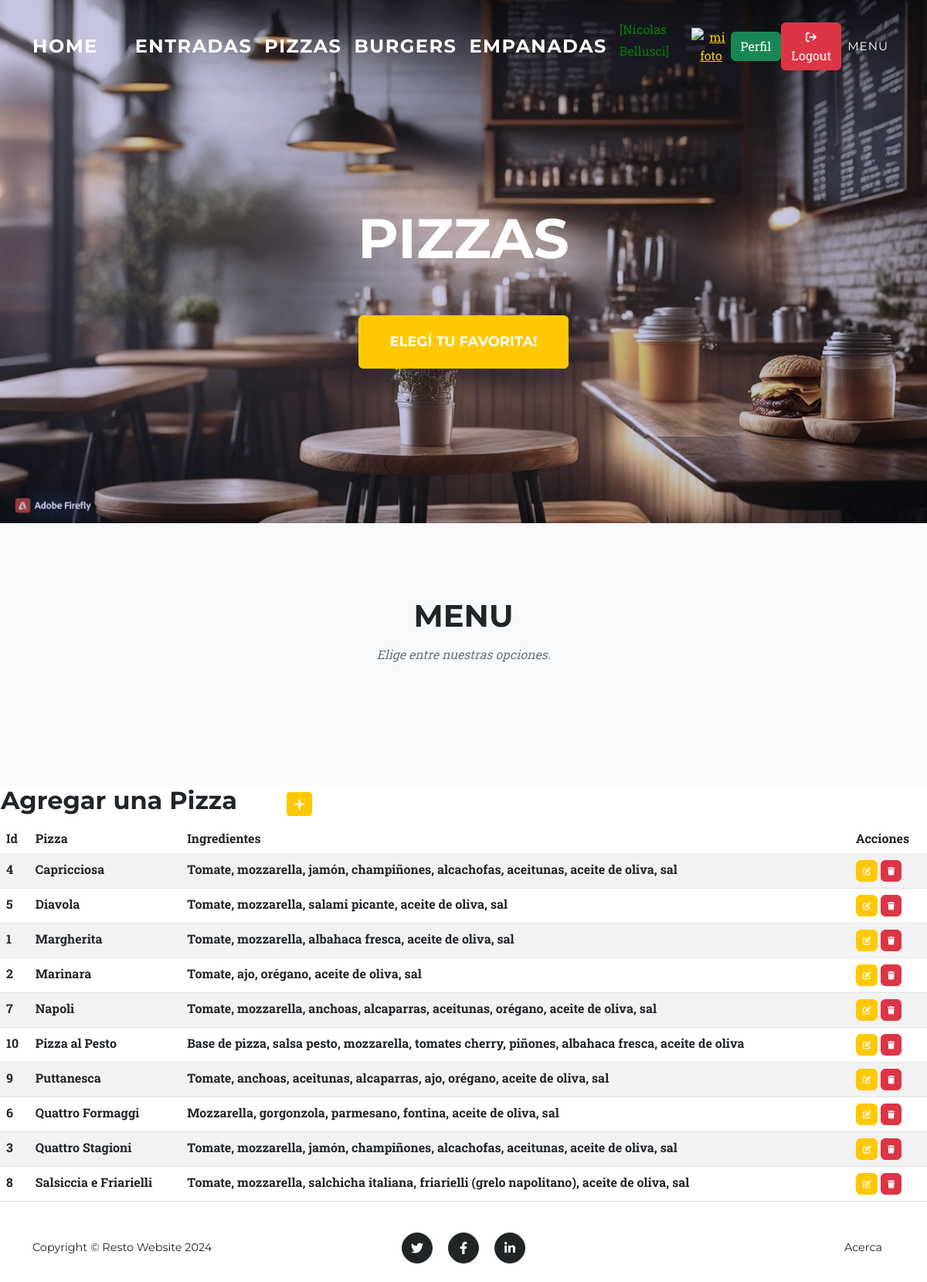
Page /Pizzas/ (signed in) on the committed database.
### menu/models.py (models this page shows, shortened)
class Pizza(models.Model):
    nombre = models.CharField(max_length=50)
    ingredientes = models.CharField(max_length=100)
    class Meta:
        ordering = ["nombre"]
        verbose_name = "Pizzas"
        verbose_name_plural = "Pizzas"

### menu/views.py (the view)
# urls.py: path('Pizzas/', pizzas, name="Pizzas"),
@login_required
def pizzas(request):
    contexto = {"Pizzas": Pizza.objects.all()}
    return render(request, "menu/Pizzas.html", contexto)

### menu/templates/menu/Pizzas.html (shortened to what this page needs)
{% extends 'menu/index.html' %}
{% block titulo %}
<div class="masthead-heading text-uppercase">Pizzas</div>
<a class="btn btn-primary btn-xl text-uppercase" href="#portfolio">Elegí tu favorita!</a>
{% endblock titulo %}
{% block contenido %}
<table>
    <tr>
        <td width="370"><h2>Agregar una Pizza</h2></td>
        <td>
            <a
            href="{% url 'PizzasForm'%}"
            class="btn btn-primary btn-sm"
            ><i class="fa fa-plus fa-lg" title="Crear"> </i>
            </a>
        </td>
    </tr>
</table>
<table class="table table-striped">
    <thead>
        <tr>
            <th>Id</th>
            <th>Pizza</th>
            <th>Ingredientes</th>
            <th>Acciones</th>
    </thead>
    <tbody>
    {% for p in Pizzas %}
        <tr>
            <th>{{p.id}}</th>
            <th>{{p.nombre}}</th>
            <th>{{p.ingredientes}}</th>
            <td>
                <a
                  href="{% url 'PizzasUpdate' p.id %}"
                  class="btn btn-primary"
                  style="--bs-btn-padding-y: .25rem; --bs-btn-padding-x: .5rem; --bs-btn-font-size: .75rem;"
                  ><i class="fa fa-edit fa-sm" title="Edit Record"></i>
                </a>
                <a
                  href="{% url 'PizzasDelete' p.id %}"
                  class="btn btn-danger"
                  style="--bs-btn-padding-y: .25rem; --bs-btn-padding-x: .5rem; --bs-btn-font-size: .75rem;"
                  ><i class="fa fa-trash fa-sm" title="Delete Record"></i>
                </a>
            </td>
        </tr>
    {% endfor %}
    </tbody>
</table>
{% endblock contenido %}

### menu/templates/menu/index.html (shortened to what this page needs)
<!DOCTYPE html>
<html lang="en">
    <head>
        {% load static %}
        <link href="{% static 'css/styles.css' %}" rel="stylesheet" />
        <link rel="stylesheet" href="https://cdnjs.cloudflare.com/ajax/libs/font-awesome/6.4.0/css/all.min.css">
    </head>
    <body id="page-top">
        <nav class="navbar navbar-expand-lg navbar-dark fixed-top" id="mainNav">
            <div class="container">
                <a class="navbar-brand" href="{% url 'Home' %}">Home</a>
            {% if user.is_authenticated %}
                <a class="navbar-brand" href="{% url 'Entradas' %}">Entradas</a>
                <a class="navbar-brand" href="{% url 'Pizzas' %}">Pizzas</a>
                <a class="navbar-brand" href="{% url 'Burgers' %}">Burgers</a>
                <a class="navbar-brand" href="{% url 'Empanadas' %}">Empanadas</a>
                <p style="color:green"> [{{user.first_name}} {{user.last_name}}]</p>
                <div class="text-center">
                    <a href="{% url 'agregar_avatar' %}"><img src="{{request.session.avatar}}" height="40px" width="40px" alt="mi foto"></a>
                </div>
                <a class="btn btn-success" href="{% url 'perfil' %}">Perfil</a>
                <form action="{% url 'logout' %}" method="post">
                    <button class="btn btn-danger text-white" type="submit"><i class="fa-solid fa-arrow-right-from-bracket fa-sm" title="Logout"></i> Logout</button>
                </form>
            {% else %}
                <a class="btn btn-primary" href="{% url 'login' %}">Login</a>
                <a class="btn btn-success" href="{% url 'register' %}">Registrate</a>
            {% endif %}
                <div class="collapse navbar-collapse" id="navbarResponsive">
                    <ul class="navbar-nav text-uppercase ms-auto py-4 py-lg-0">
                        <li class="nav-item"><a class="nav-link" href="#portfolio">Menu</a></li>
                    </ul>
                </div>
            </div>
        </nav>
        <header class="masthead">
            <div class="container">
                {% block titulo %}{% endblock titulo %}
            </div>
        </header>
        <section class="page-section bg-light" id="portfolio">
            <div class="container">
                {% block titulo_menu %}
                <div class="text-center">
                    <h2 class="section-heading text-uppercase">Menu</h2>
                    <h3 class="section-subheading text-muted">Elige entre nuestras opciones.</h3>
                </div>
                {% endblock titulo_menu %}
                </div>
        </section>
{% block contenido %}
{% endblock contenido %}
        <footer class="footer py-4">
            <div class="container">
                <div class="row align-items-center">
                    <div class="col-lg-4 text-lg-start">Copyright &copy; Resto Website 2024</div>
                    <div class="col-lg-4 my-3 my-lg-0">
                        <a class="btn btn-dark btn-social mx-2" href="#!" aria-label="Twitter"><i class="fab fa-twitter"></i></a>
                        <a class="btn btn-dark btn-social mx-2" href="#!" aria-label="Facebook"><i class="fab fa-facebook-f"></i></a>
                        <a class="btn btn-dark btn-social mx-2" href="#!" aria-label="LinkedIn"><i class="fab fa-linkedin-in"></i></a>
                    </div>
                    <div class="col-lg-4 text-lg-end">
                        <a class="link-dark text-decoration-none me-3" href="{% url 'Acerca' %}">Acerca</a>
                    </div>
                </div>
            </div>
        </footer>
    </body>
</html>

### rows in the picture
Pizza: id "4", nombre "Capricciosa", ingredientes "Tomate, mozzarella, jamón, champiñones, alcachofas, aceitunas, aceite de oliva, sal"
Pizza: id "5", nombre "Diavola", ingredientes "Tomate, mozzarella, salami picante, aceite de oliva, sal"
Pizza: id "1", nombre "Margherita", ingredientes "Tomate, mozzarella, albahaca fresca, aceite de oliva, sal"
Pizza: id "2", nombre "Marinara", ingredientes "Tomate, ajo, orégano, aceite de oliva, sal"
Pizza: id "7", nombre "Napoli", ingredientes "Tomate, mozzarella, anchoas, alcaparras, aceitunas, orégano, aceite de oliva, sal"
Pizza: id "10", nombre "Pizza al Pesto", ingredientes "Base de pizza, salsa pesto, mozzarella, tomates cherry, piñones, albahaca fresca, aceite de oliva"
Pizza: id "9", nombre "Puttanesca", ingredientes "Tomate, anchoas, aceitunas, alcaparras, ajo, orégano, aceite de oliva, sal"
Pizza: id "6", nombre "Quattro Formaggi", ingredientes "Mozzarella, gorgonzola, parmesano, fontina, aceite de oliva, sal"
Pizza: id "3", nombre "Quattro Stagioni", ingredientes "Tomate, mozzarella, jamón, champiñones, alcachofas, aceitunas, aceite de oliva, sal"
Pizza: id "8", nombre "Salsiccia e Friarielli", ingredientes "Tomate, mozzarella, salchicha italiana, friarielli (grelo napolitano), aceite de oliva, sal"

### other values in the picture
{{ user.first_name }} "Nicolas"
{{ user.last_name }} "Bellusci"
